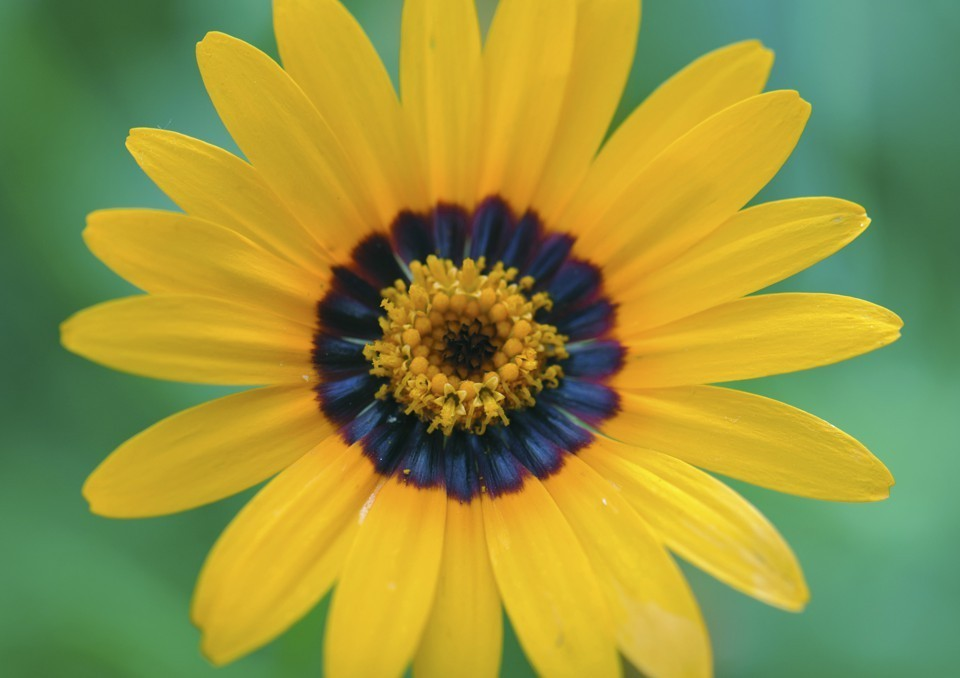
#> input picture computer-vision-concentration/L4-image-representation-analysis/filters/images/flower.jpg, 960 x 678 px
$ jupyter execute canny_OpenCV.ipynb   (shell and % lines are left out)
#> lines starting #> are read from the running program, lines starting #| are printed output that depends on the picture; after the words box and inside, x2 and y2 are one past the last pixel; in counts of white or black regions, pixels touching at a corner belong together
# Canny Edge Detection in OpenCV

[cell 1]
import numpy as np
import matplotlib.pyplot as plt
import cv2


image = cv2.imread('images/flower.jpg')
#> image is the input picture: shape (678, 960, 3); mean B, G, R 61.6, 147.4, 149.7

image_copy = np.copy(image)
image_copy = cv2.cvtColor(image_copy, cv2.COLOR_BGR2RGB)

plt.imshow(image_copy)

[cell 2]
# grayscale for processing using image intensity
gray = cv2.cvtColor(image_copy, cv2.COLOR_RGB2GRAY)
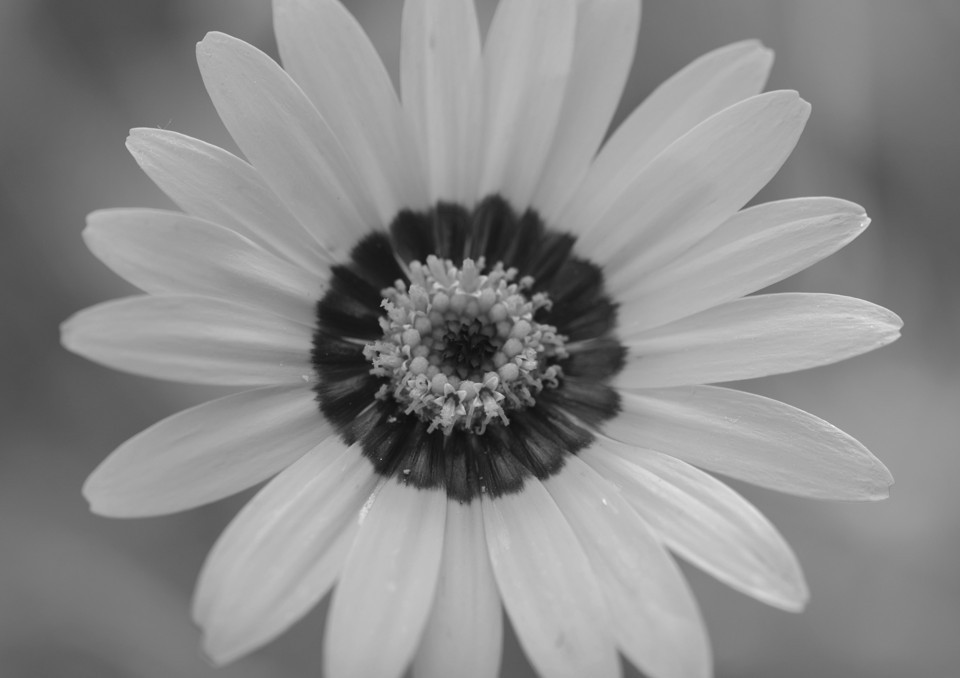
#> gray: shape (678, 960); min 11, max 246, mean 138.3

plt.imshow(gray, cmap='gray')

[cell 3]
# lower and upper thresholds for hysteresis (max intensity range=0-255)
# 1:2 or 1:3 low:high ratios recommended
low = 120
high = 240

edges = cv2.Canny(gray, low, high)
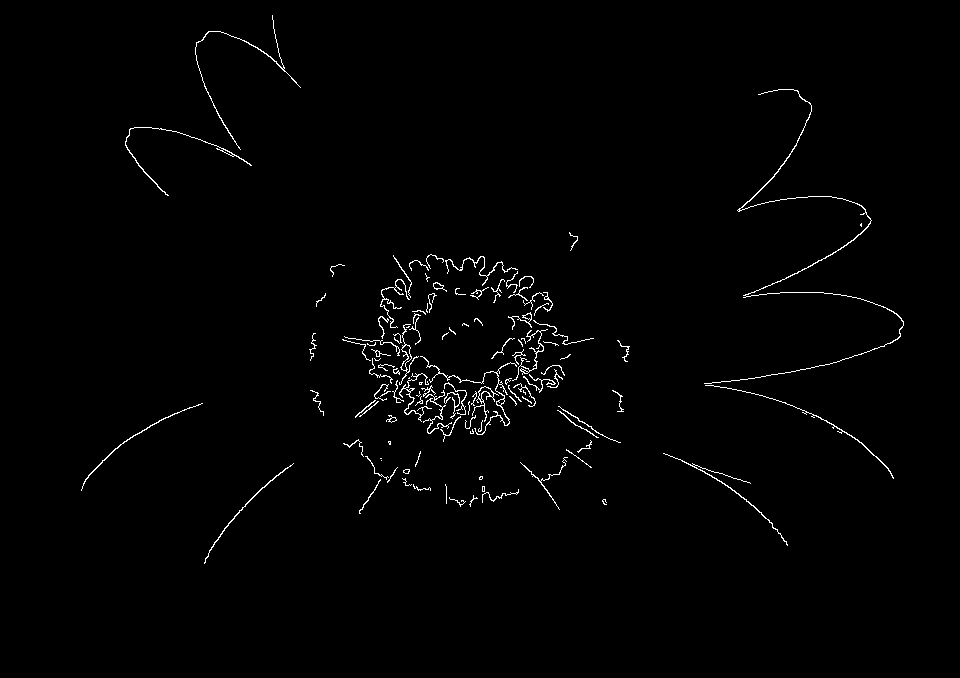
#> edges: shape (678, 960); 1.2% white in thin lines or dots, all inside (x1, y1, x2, y2) = (81, 15, 904, 564)

plt.imshow(edges, cmap='gray')

[cell 4]
# try Canny using different size thresholds
wide = cv2.Canny(gray, 30, 100)
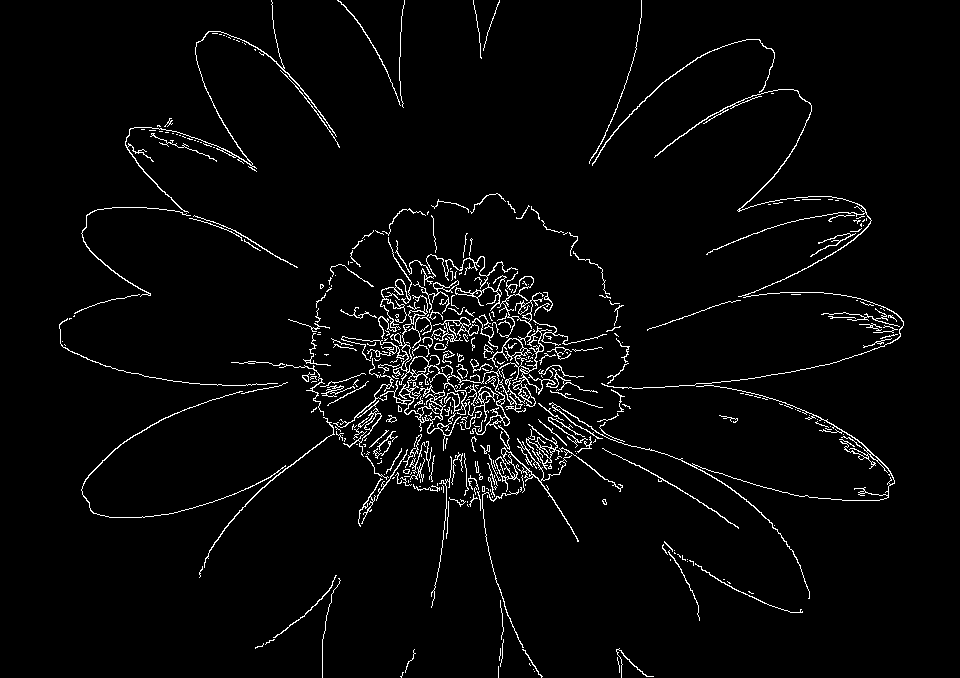
#> wide: shape (678, 960); 3.3% white in thin lines or dots, all inside (x1, y1, x2, y2) = (59, 0, 904, 678)
tight = cv2.Canny(gray, 180, 240)
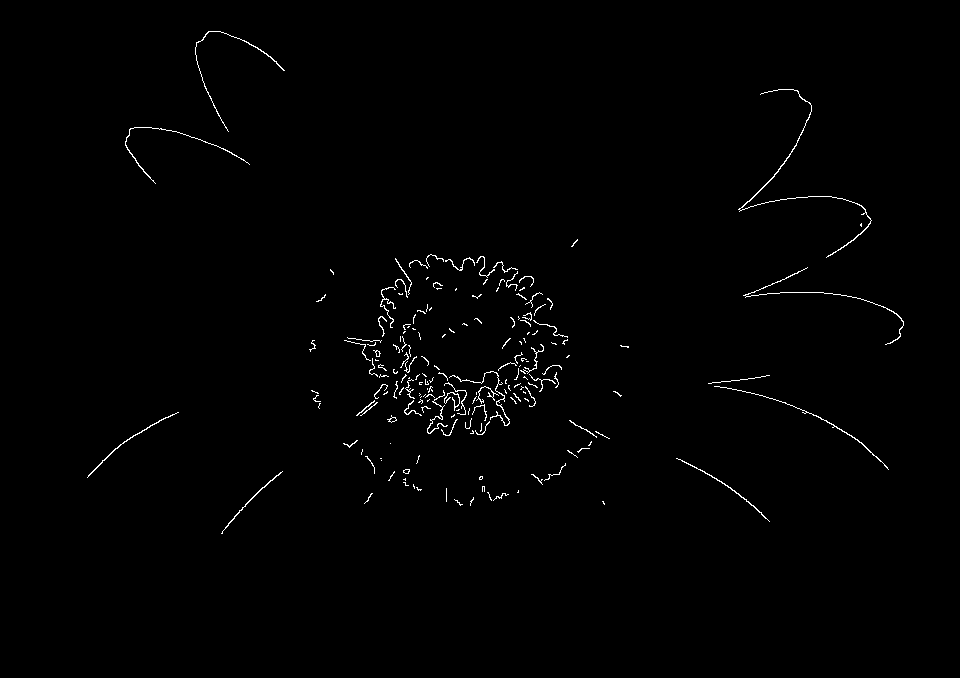
#> tight: shape (678, 960); 0.82% white in thin lines or dots, all inside (x1, y1, x2, y2) = (87, 31, 904, 534)

f, (ax1, ax2) = plt.subplots(1,2,figsize=(20,10))

ax1.set_title('Wide Threshold')
ax1.imshow(wide, cmap='gray')

ax2.set_title('Tight Threshold')
ax2.imshow(tight, cmap='gray')
